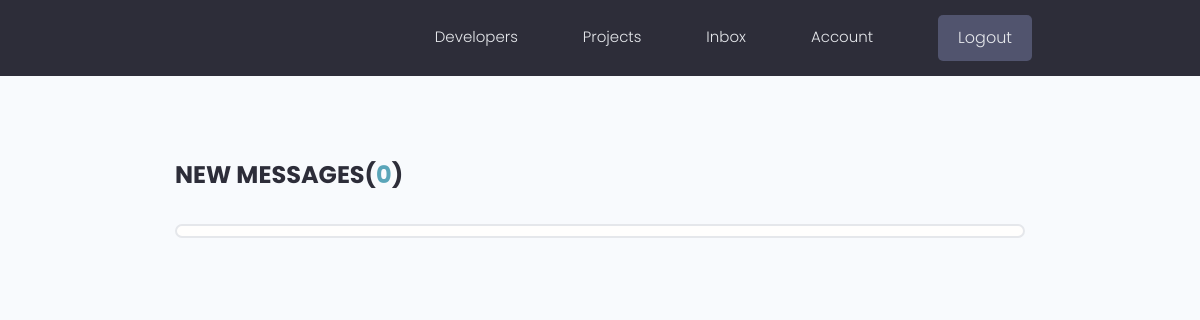
The app's page /inbox/ (signed in), older data.
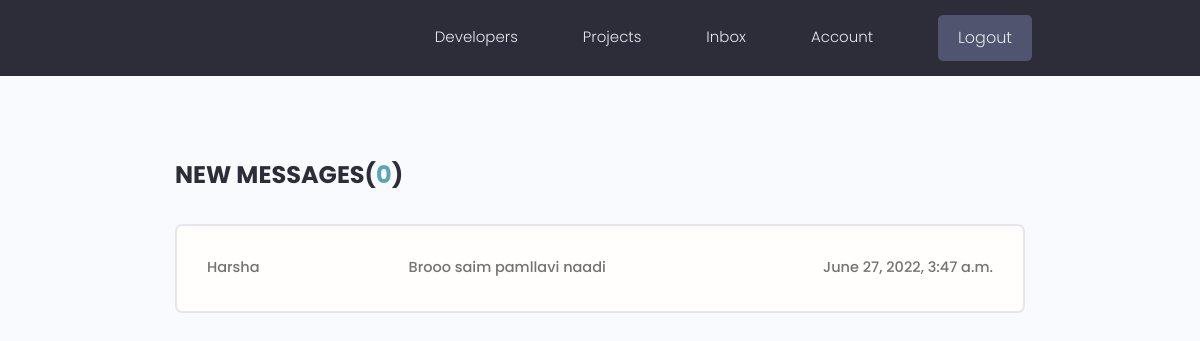
The same page, newer data.
### users/models.py (models this page shows, shortened)
class Message(models.Model):
    sender = models.ForeignKey(
        Profile, on_delete=models.SET_NULL, null=True, blank=True)
    recipient = models.ForeignKey(
        Profile, on_delete=models.SET_NULL, null=True, blank=True, related_name="messages")
    name = models.CharField(max_length=200, null=True, blank=True)
    email = models.EmailField(max_length=200, null=True, blank=True)
    subject = models.CharField(max_length=200, null=True, blank=True)
    body = models.TextField()
    is_read = models.BooleanField(default=False, null=True)
    created = models.DateTimeField(auto_now_add=True)
    id = models.UUIDField(default=uuid.uuid4, unique=True,
                          primary_key=True, editable=False)
    class Meta:
        ordering = ['is_read', '-created']

### users/views.py (the view)
# urls.py: path('inbox/', views.inbox, name="inbox"),
@login_required(login_url='login')
def inbox(request):
    profile = request.user.profile
    messageRequests = profile.messages.all()
    unreadCount = messageRequests.filter(is_read=False).count()
    context = {'messageRequests': messageRequests, 'unreadCount': unreadCount}
    return render(request, 'users/inbox.html', context)

### users/templates/users/inbox.html
{% extends 'main.html' %}
{% block content %}
<main class="inbox my-xl">
  <div class="content-box">
    <h3 class="inbox__title">New Messages(<span>{{unreadCount}}</span>)</h3>
    <ul class="messages">
      {% for message in messageRequests %}
      {% if message.is_read == False %}
      <li class="message message--unread">
        {% else %}
      <li class="message">
        {% endif %}
        <a href="{% url 'message' message.id %}">
          <span class="message__author">{{message.name}}</span>
          <span class="message__subject">{{message.subject}}</span>
          <span class="message__date">{{message.created}}</span>
        </a>
      </li>
      {% endfor %}
    </ul>
  </div>
</main>
{% endblock content %}

### templates/main.html (shortened to what this page needs)
<!DOCTYPE html>
{% load static %}
<html>
<head>
    <link rel="stylesheet" href="https://cdn.iconmonstr.com/1.3.0/css/iconmonstr-iconic-font.min.css" />
    <link rel="stylesheet" href="{% static 'uikit/styles/uikit.css' %}" />
    <link rel="stylesheet" href="{% static 'styles/app.css' %}" />
</head>
<body>
    {% include 'navbar.html' %}
    {% block content %}
    {% endblock content %}
</body>
</html>

### templates/navbar.html (shortened to what this page needs)
{% load static %}
<header class="header">
    <div class="container container--narrow">
        <nav class="header__nav">
            <ul class="header__menu">
                <li class="header__menuItem"><a href="{% url 'profiles' %}">Developers</a></li>
                <li class="header__menuItem"><a href="{% url 'projects' %}">Projects</a></li>
                {% if request.user.is_authenticated %}
                <li class="header__menuItem"><a href="{% url 'inbox' %}">Inbox</a></li>
                <li class="header__menuItem"><a href="{% url 'account' %}">Account</a></li>
                <li class="header__menuItem"><a href="{% url 'logout' %}" class="btn btn--sub">Logout</a></li>
                {% else %}
                <li class="header__menuItem"><a href="{% url 'login' %}" class="btn btn--sub">Login/Sign Up</a></li>
                {% endif %}
            </ul>
        </nav>
    </div>
</header>

### static/styles/app.css (style rules this page uses)
:root { --color-sub: #2d2d39; }
.btn--sub { background-color: var(--color-sub-light); }
.content-box { width: 95%; max-width: 85rem; margin: 0 auto; }
.header { position: sticky; z-index: 111; background-color: var(--color-sub); padding: 1.5rem 0; }
.header > .container { display: flex; justify-content: space-between; align-items: center; }
.header__nav > ul { display: inline-flex; align-items: center; list-style: none; gap: 6.5rem; }
.header__menuItem > a { color: var(--color-light); font-weight: 300; }
.inbox { height: 90vh; }
.inbox__title, .inbox__title span { font-size: 2.4rem; font-weight: 700; color: var(--color-sub); text-transform: uppercase; text-align: left; margin-bottom: 3rem; }
.inbox__title span { color: var(--color-main); }
.messages { list-style: none; background: var(--color-white); padding: 0.5rem 3rem; border: 2px solid var(--color-light); border-radius: 0.7rem; }
.message { padding: 2.5rem 0; }
.message > a span { font-size: 1.45rem; font-weight: 500; }
.message > a { display: flex; gap: 1rem; }
.message__author, .message__date { flex-basis: 25%; }
.message__subject { flex-basis: 50%; }
.message__date { text-align: right; }

### static/uikit/styles/modules/_variables.css (style rules this page uses)
:root { --color-main: #5aa5b9; --color-main-light: #e6faff; --color-sub: #3f4156; --color-sub-light: #51546e; --color-sub-lighter: #ededfd; --color-text: #737373; --color-gray: #8b8b8b; --color-light: #e5e7eb; --color-light-gray: #767676; --color-bg: #f8fafd; --color-white: #fffefd; --color-white-light: #f3f3f3; --color-success: #359e64; --color-success-bg: #def8e8; --color-error: #fc4b0b; --color-error-bg: #fff2ee; --font-base: 'Poppins', arial, helvetica, 'Segoe UI', roboto, ubuntu, sans-serif; --font-monospace: 'Fira Code', 'Courier New', courier, monospace; --font-regular: 300; --font-medium: 500; --font-bold: 700; --generic-shadow: 1px 1px 5px #00000010; --generic-transition: all 0.3s ease-in-out; }

### static/uikit/styles/modules/_base.css (style rules this page uses)
* { margin: 0; padding: 0; box-sizing: border-box; text-rendering: optimizeLegibility; color: inherit; font-size: inherit; }
html { font-size: 50%; }
@media only screen and (min-width: 480px) { html { font-size: 56.25%; } }
@media only screen and (min-width: 1200px) { html { font-size: 62.5%; } }
body { line-height: 1.6; font-weight: 400; font-size: 1.5rem; color: var(--color-text); background-color: var(--color-bg); min-height: 100vh; }

### static/uikit/styles/modules/_typography.css (style rules this page uses)
* { font-family: var(--font-base); }
h3 { font-size: 3.2rem; font-weight: var(--font-medium); }
p, span, strong { font-size: 1.6rem; color: var(--color-text); font-weight: var(--font-regular); }
a { padding-bottom: 2px; text-decoration: none; display: inline-block; color: var(--color-main); font-weight: var(--font-medium); }

### static/uikit/styles/modules/_utilities.css (style rules this page uses)
.container { width: 92%; max-width: 165rem; margin: 0 auto; box-sizing: border-box; }
.container--narrow { width: 92%; max-width: 120rem; }
@media screen and (min-width: 1000px) { .container { width: 90%; } }
@media screen and (min-width: 1000px) { .container--narrow { width: 85%; } }
@media screen and (min-width: 1200px) { .container { width: 80%; } }
@media screen and (min-width: 1200px) { .container--narrow { width: 72%; } }
.my-xl { margin: 8rem auto; }

### static/uikit/styles/modules/_button.css (style rules this page uses)
.btn { display: inline-block; position: relative; cursor: pointer; background-color: var(--color-light); font-weight: var(--font-medium); color: var(--color-sub); text-decoration: none; padding: 1rem 2rem; border-radius: 0.5rem; border: none; width: -webkit-fit-content; width: -moz-fit-content; width: fit-content; height: -webkit-fit-content; height: -moz-fit-content; height: fit-content; font-size: 1.6rem; outline-width: 0; outline-color: transparent; -webkit-backface-visibility: hidden; backface-visibility: hidden; transition: all 0.3s ease-in-out; }
.btn--sub { background-color: var(--color-sub); color: var(--color-white); }

Row changes from the older to the newer data that the page shows:
added Message: name "Harsha", subject "Brooo saim pamllavi naadi", created "June 27, 2022, 3:47 a.m."
